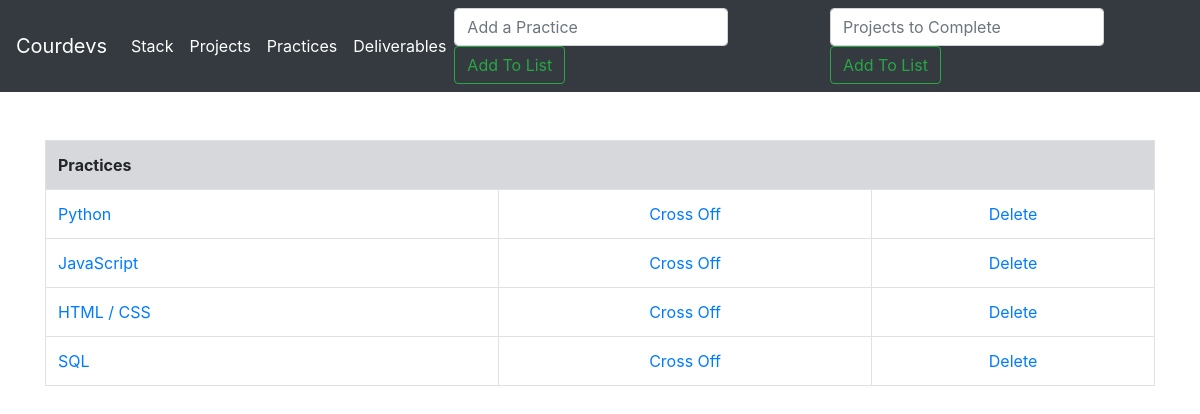
Before: / with the older database file.
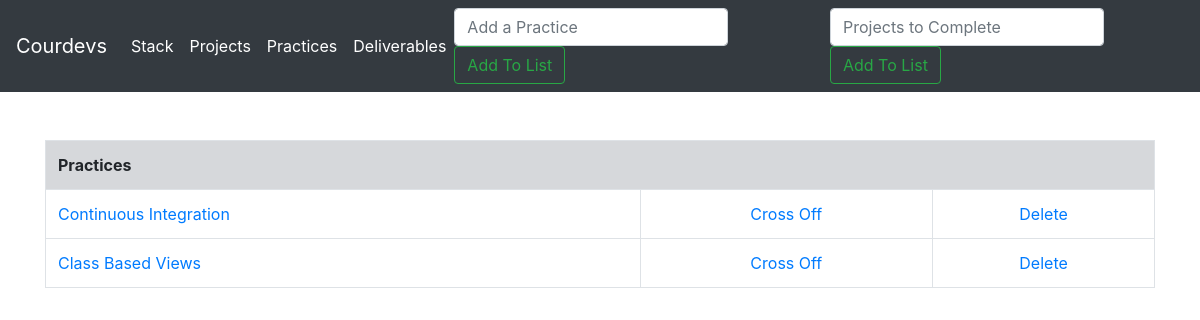
After: the same page with the newer database file.
### todoTwo/models.py (models this page shows, shortened)
class List(models.Model):
	item = models.CharField(max_length=200)
	completed = models.BooleanField(default=False)

### todoTwo/views.py (the view, shortened to what this page needs)
# urls.py: path('', views.todo, name='todo'),
def todo(request):
	if request.method == 'POST':
		pform = ProjectForm(request.POST or None) #create variable called form call it ListForm and populate it with the request POST or if nothing requested, do nothing
		if pform.is_valid(): #if information on form is valid
			pform.save()     #save the info
			all_proj = Project.objects.all
			messages.success(request, ('Project Has Been Added To List'))
			return render(request, 'projects.html', {'all_proj': all_proj})
	else:
		all_items = List.objects.all
		return render(request, 'todo.html', {'all_items': all_items})

### todoTwo/templates/todo.html (shortened to what this page needs)
{% extends 'base.html' %}
{% block content %}
<div class="container">
<br>
    {% if all_items %}
      <table class="table table-bordered">
        <th class="table table-secondary" colspan="4">Practices</th>
          {% for things in all_items %}
              {% if things.completed %}
                  <tr class="table-secondary">
                      <td class="striker"><a href="{% url 'editinfo' things.id %}">{{ things.item }}</a></td>
                      <td><center><a href="{% url 'uncross' things.id %}">Uncross</a></center></td>
                      <td><center><a href="{% url 'delete' things.id %}">Delete</a></center></td>
                  </tr>
              {% else %}
                  <tr>
                      <td><a href="{% url 'editinfo' things.id %}">{{ things.item }}</a></td>
                      <td><center><a href="{% url 'cross_off' things.id %}">Cross Off</a></center></td>
                      <td><center><a href="{% url 'delete' things.id %}">Delete</a></center></td>
                  </tr>
              {% endif %}
          {% endfor %}
      </table>
    </div>
    {% endif %}
{% endblock %}

Changed rows visible on the page:
removed List: item "Python"
removed List: item "JavaScript"
removed List: item "HTML / CSS"
removed List: item "SQL"
added List: item "Continuous Integration"
added List: item "Class Based Views"
